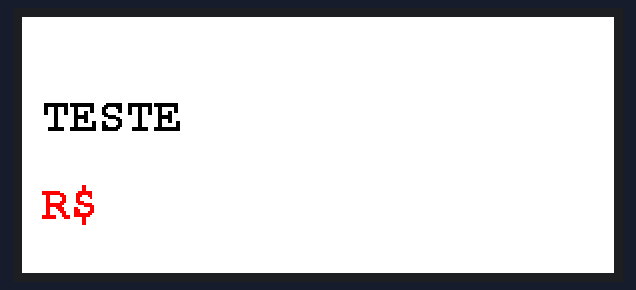
This sketch was run on a simulated ESP8266 (NodeMCU). On the bench: 296×128 colour display. WiFi joins after 1.5 s; servers stay silent unless stated; uploads are accepted with an empty reply; what the sketch prints to the serial monitor is not drawn.

Above: at 16.9 s.
At 92.2 s:
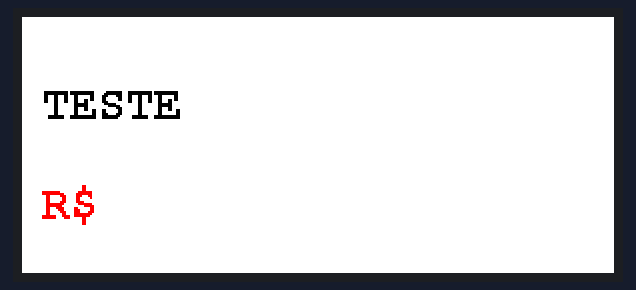

The sketch:

FINALMAIOR.INO
```cpp
#include <GxEPD2_3C.h>  // Inclui a biblioteca para displays com três cores (branco, preto e vermelho)
#include <Fonts/FreeMonoBold12pt7b.h>  // Fonte maior para o display
#include <ESP8266WiFi.h>  // Biblioteca para Wi-Fi
#include <ArduinoJson.h>  // Biblioteca para processar JSON

// Configuração para o display de 2.9'' com resolução 296x128
GxEPD2_3C<GxEPD2_290_C90c, GxEPD2_290_C90c::HEIGHT> display(GxEPD2_290_C90c(/*CS=*/ D8, /*DC=*/ D2, /*RST=*/ D1, /*BUSY=*/ D0));

// Defina o nome da rede Wi-Fi e a senha
// const char* ssid = "TCH";
// const char* password = "75315922a";
const char* ssid = "TCH_TC";
const char* password = "B12486001!1";

// Defina o host e o caminho da API
const char* host = "api.devbr.site";
const char* url = "/api_preco_biasi/public/v1/preco";

// Variáveis para armazenar o produto e o preço retornados pela API
String produto = "TESTE";
String valor = "";

// Instância do WiFiClient
WiFiClient client;

void setup() {
  // Inicializa a comunicação serial
  Serial.begin(115200);
  Serial.println("Iniciando sistema...");

  // Inicializa o display e-paper
  display.init(115200);
  display.setRotation(3); // Ajusta a rotação para 90 graus

  // Conecta ao Wi-Fi
  WiFi.begin(ssid, password);
  while (WiFi.status() != WL_CONNECTED) {
    delay(500);
    Serial.print(".");  // Imprime "." enquanto tenta se conectar
  }
  Serial.println("\nWiFi Conectado com sucesso!");

  // Chama a função para obter os dados da API
  getDataFromAPI();

  // Atualiza o display com os dados recebidos
  atualizarDisplay();
}

void loop() {
  // Faz uma nova consulta à API a cada 60 segundos
  delay(60000);
  getDataFromAPI();
  atualizarDisplay();
}

// Função para obter os dados da API usando WiFiClient diretamente
void getDataFromAPI() {
  if (WiFi.status() == WL_CONNECTED) {
    Serial.println("Conectado ao WiFi, tentando acessar a API...");

    // Conecta ao servidor na porta 80 (HTTP)
    if (!client.connect(host, 80)) {
      Serial.println("Conexão ao host falhou");
      return;
    }

    // Envia a requisição HTTP GET
    client.print(String("GET ") + url + " HTTP/1.1\r\n" +
                 "Host: " + host + "\r\n" +
                 "Connection: close\r\n\r\n");

    // Espera a resposta do servidor
    while (client.connected() || client.available()) {
      if (client.available()) {
        String line = client.readStringUntil('\n');
        Serial.println(line);

        // Captura a linha do JSON
        if (line.startsWith("[")) {  // Verifica se o JSON é um array
          Serial.println("Resposta JSON recebida:");
          Serial.println(line);  // Exibe a resposta no monitor serial

          // Processa o JSON
          DynamicJsonDocument doc(256);
          DeserializationError error = deserializeJson(doc, line);

          // Verifica se houve erro ao processar o JSON
          if (!error) {
            // Acessa o primeiro elemento do array
            JsonObject obj = doc[0];

            String novoProduto = obj["PRODUTO"].as<String>();
            String novoValor = obj["VALOR"].as<String>();

            // Só atualiza as variáveis se não forem nulas ou vazias
            if (novoProduto != "" && novoValor != "") {
              produto = novoProduto;
              valor = novoValor;
            }

            Serial.println("Produto: " + produto);
            Serial.println("Valor: " + valor);
          } else {
            Serial.println("Erro ao analisar o JSON");
          }
        }
      }
    }

    // Fecha a conexão
    client.stop();
  } else {
    Serial.println("Falha na conexão com o WiFi.");
  }
}

// Função para atualizar o display com o produto e valor
void atualizarDisplay() {
  // Limpa a tela e prepara para exibir as informações
  display.setFullWindow();
  display.firstPage();
  do {
    display.fillScreen(GxEPD_WHITE);   // Preenche a tela com branco

    // Exibe o nome do produto em preto
    display.setCursor(10, 50);  // Posiciona o texto do produto na tela
    display.setFont(&FreeMonoBold12pt7b);  // Define a fonte maior
    display.setTextColor(GxEPD_BLACK);  // Define o texto para preto
    display.print(produto);

    // Exibe o valor do produto em vermelho
    display.setCursor(10, 100);  // Posiciona o valor do produto abaixo do nome
    display.setTextColor(GxEPD_RED);  // Define o texto para vermelho
    display.print("R$ " + valor);

  } while (display.nextPage());  // Atualiza a tela uma única vez com todas as mudanças

  display.hibernate();  // Coloca o display em modo de hibernação após a exibição
}
```

Measured:
- what the display in image 0 shows lasts 75.3 s, from 16.9 s to 92.2 s
